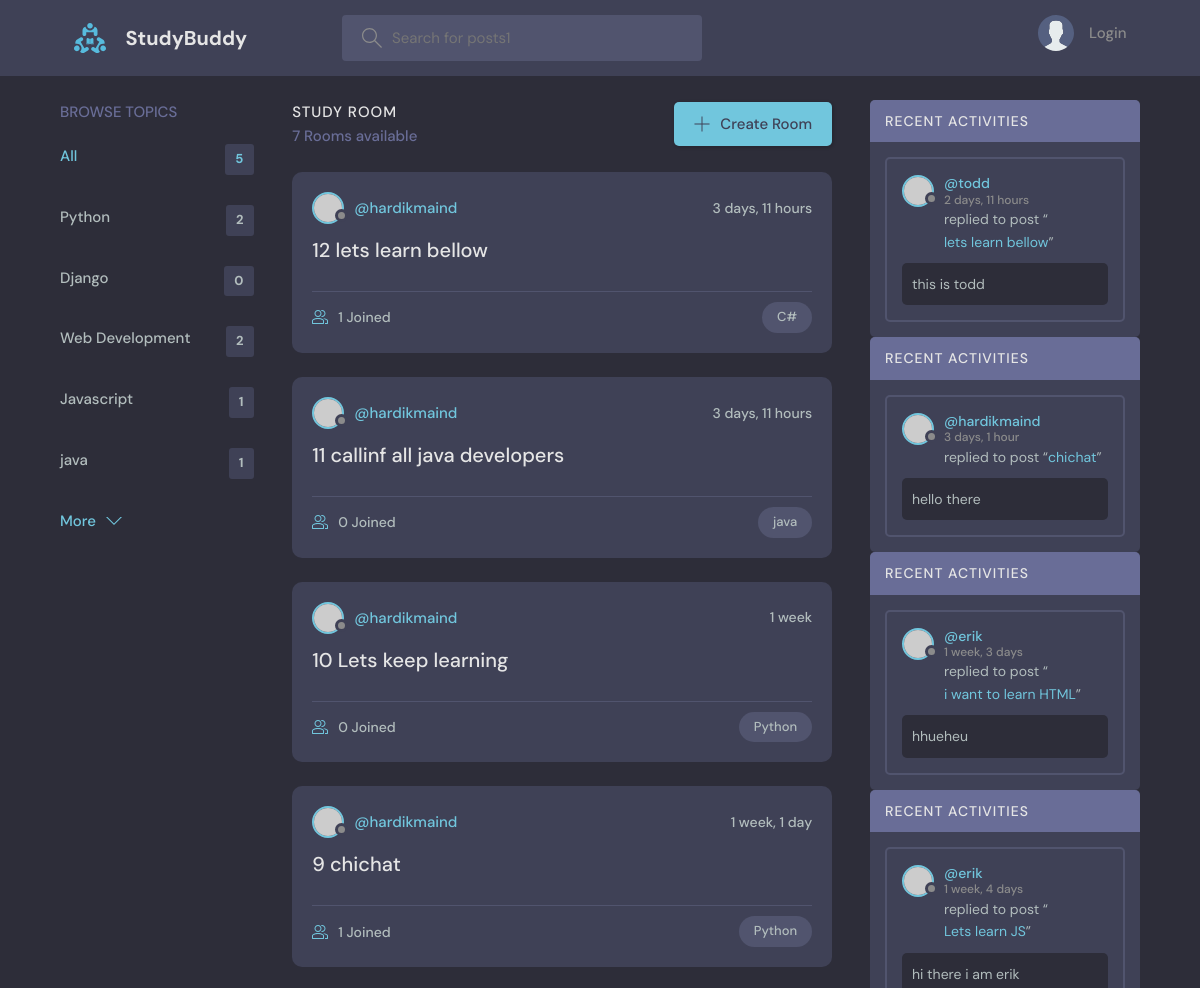
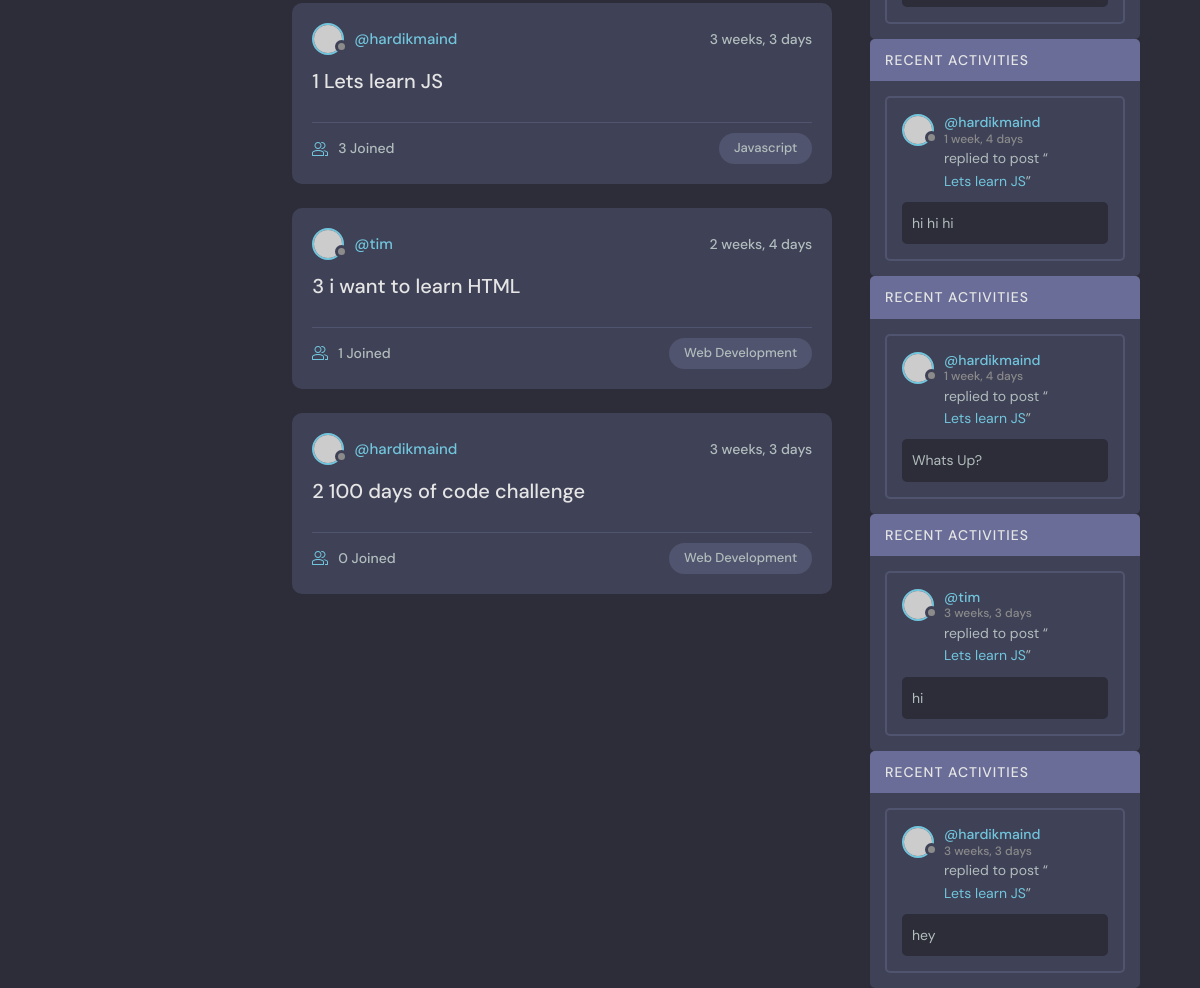
The page / on the database its author committed (2 pictures, top to bottom).
### base/models.py (models this page shows, shortened)
class Topic(models.Model):
    name = models.CharField(max_length=200)

class Room(models.Model):
    host = models.ForeignKey(User, null=True, on_delete=models.SET_NULL)
    name = models.CharField(max_length=200)
    description = models.TextField(null=True, blank=True)
    participants = models.ManyToManyField(User,related_name='participants', blank=True)
    updated = models.DateTimeField(auto_now=True)
    created = models.DateTimeField(auto_now_add=True)
    topic = models.ForeignKey(Topic, null=True, on_delete=models.SET_NULL)
    class Meta:
        ordering = ['-updated', '-created']
    def __str__(self):
        return self.name

class Message(models.Model):
    user = models.ForeignKey(User, on_delete=models.CASCADE)
    room = models.ForeignKey(Room, on_delete=models.CASCADE)
    body = models.TextField()
    updated = models.DateTimeField(auto_now=True)
    created = models.DateTimeField(auto_now_add=True)
    class Meta:
        ordering = ['-updated', '-created']

### base/views.py (the view)
# urls.py: path('', views.home,name="home"),   #when the user goes to the home page, the home function is called..which is in the views.py file
def home(request):
    q = request.GET.get('q') if request.GET.get('q') != None else ''
    rooms = Room.objects.filter(Q(topic__name__icontains=q) | Q(
        name__icontains=q) | Q(description__icontains=q))
    room_count = rooms.count()
    room_message = Message.objects.filter(Q(room__topic__name__icontains=q))
    topics = Topic.objects.all()[0:5]
    context = {'rooms': rooms, 'topics': topics,
               'room_count': room_count, 'room_messages': room_message}
    return render(request, 'base/home.html', context)

### base/templates/base/home.html (shortened to what this page needs)
{% extends 'main.html' %}
{% block content %}
<main class="layout layout--3">
  <div class="container">
    {%include 'base/topic_component.html' %}
    <div class="roomList">
      <div class="roomList__header">
        <div>
          <h2>Study Room</h2>
          <p>{{room_count}} Rooms available</p>
        </div>
        <a class="btn btn--main" href="{% url 'create-room' %}">
          <svg
            version="1.1"
            xmlns="http://www.w3.org/2000/svg"
            width="32"
            height="32"
            viewBox="0 0 32 32"
          >
            <title>add</title>
            <path
              d="M16.943 0.943h-1.885v14.115h-14.115v1.885h14.115v14.115h1.885v-14.115h14.115v-1.885h-14.115v-14.115z"
            ></path>
          </svg>
          Create Room
        </a>
      </div>
     {%include 'base/feed_component.html' %}
    </div>
    {% include 'base/activity_component.html' %}
  </div>
</main>
{% endblock content %}

### base/templates/base/topic_component.html
<div class="topics">
  <div class="topics__header">
    <h2>Browse Topics</h2>
  </div>
  <ul class="topics__list">
    <li>
      <a href="{% url 'home'%}" class="active">All <span>{{topics.count}}</span></a>
    </li>
    {% for x in topics %}
    <li>
      <a href="{% url 'home' %}?q={{x.name}}"> {{x.name}} <span>{{x.room_set.all.count}}</span></a>
    </li>
    {%endfor%}
  </ul>
  <a class="btn btn--link" href="{% url 'topics' %}">
    More
    <svg
      version="1.1"
      xmlns="http://www.w3.org/2000/svg"
      width="32"
      height="32"
      viewBox="0 0 32 32"
    >
      <title>chevron-down</title>
      <path d="M16 21l-13-13h-3l16 16 16-16h-3l-13 13z"></path>
    </svg>
  </a>
</div>

### base/templates/base/feed_component.html (shortened to what this page needs)
{% for room in rooms %}
<div class="roomListRoom">
  <div class="roomListRoom__header">
    <a href="{% url 'user-profile' room.host.id %}" class="roomListRoom__author">
      <div class="avatar avatar--small">
        <img src="https://randomuser.me/api/portraits/women/11.jpg" />
      </div>
      <span>@{{room.host.username}}</span>
    </a>
    <div class="roomListRoom__actions">
      <span>{{room.created|timesince }}</span>
    </div>
  </div>
  <div class="roomListRoom__content">
    <a href="{% url 'room' room.id %}"> {{room.id}}    {{room.name}}</a>
  </div>
  <div class="roomListRoom__meta">
    <a href="{% url 'room' room.id %}" class="roomListRoom__joined">
      {{room.participants.all.count}} Joined
    </a>
    <p class="roomListRoom__topic">{{room.topic.name}}</p>
  </div>
</div>
{% endfor %}

### base/templates/base/activity_component.html (shortened to what this page needs)
<div>
{% for x in room_messages %}
<div class="activities">
  <div class="activities__header">
    <h2>Recent Activities</h2>
  </div>
  <div class="activities__box">
    <div class="activities__boxHeader roomListRoom__header">
      <a href="{% url 'user-profile' x.user.id %}" class="roomListRoom__author">
        <div class="avatar avatar--small">
          <img src="https://randomuser.me/api/portraits/women/11.jpg" />
        </div>
        <p>
          @{{x.user}}
          <span>{{x.created|timesince}}</span>
        </p>
      </a>
    </div>
    <div class="activities__boxContent">
      <p>
        replied to post “<a href="{%url 'room' x.room.id %}">{{x.room}}</a>”
      </p>
      <div class="activities__boxRoomContent">
        {{x.body}}
      </div>
    </div>
  </div>
</div>
{% endfor %}
</div>

### rows shown on the page
Topic: name "Python", room_set.all.count "2"
Topic: name "Django", room_set.all.count "0"
Topic: name "Web Development", room_set.all.count "2"
Topic: name "Javascript", room_set.all.count "1"
Topic: name "java", room_set.all.count "1"
Room: host.username "hardikmaind", created "3 days, 11 hours", id "12", name "lets learn bellow", participants.all.count "1", topic.name "C#"
Room: host.username "hardikmaind", created "3 days, 11 hours", id "11", name "callinf all java developers", participants.all.count "0", topic.name "java"
Room: host.username "hardikmaind", created "1 week", id "10", name "Lets keep learning", participants.all.count "0", topic.name "Python"
Room: host.username "hardikmaind", created "1 week, 1 day", id "9", name "chichat", participants.all.count "1", topic.name "Python"
Room: host.username "hardikmaind", created "3 weeks, 3 days", id "1", name "Lets learn JS", participants.all.count "3", topic.name "Javascript"
Room: host.username "tim", created "2 weeks, 4 days", id "3", name "i want to learn HTML", participants.all.count "1", topic.name "Web Development"
Room: host.username "hardikmaind", created "3 weeks, 3 days", id "2", name "100 days of code challenge", participants.all.count "0", topic.name "Web Development"
Message: user "todd", created "2 days, 11 hours", room "lets learn bellow", body "this is todd"
Message: user "hardikmaind", created "3 days, 1 hour", room "chichat", body "hello there"
Message: user "erik", created "1 week, 3 days", room "i want to learn HTML", body "hhueheu"
Message: user "erik", created "1 week, 4 days", room "Lets learn JS", body "hi there i am erik"
Message: user "hardikmaind", created "1 week, 4 days", room "Lets learn JS", body "hi hi hi"
Message: user "hardikmaind", created "1 week, 4 days", room "Lets learn JS", body "Whats Up?"
Message: user "tim", created "3 weeks, 3 days", room "Lets learn JS", body "hi"
Message: user "hardikmaind", created "3 weeks, 3 days", room "Lets learn JS", body "hey"

### other values the page prints
{{ topics.count }} "5"
{{ room_count }} "7"
